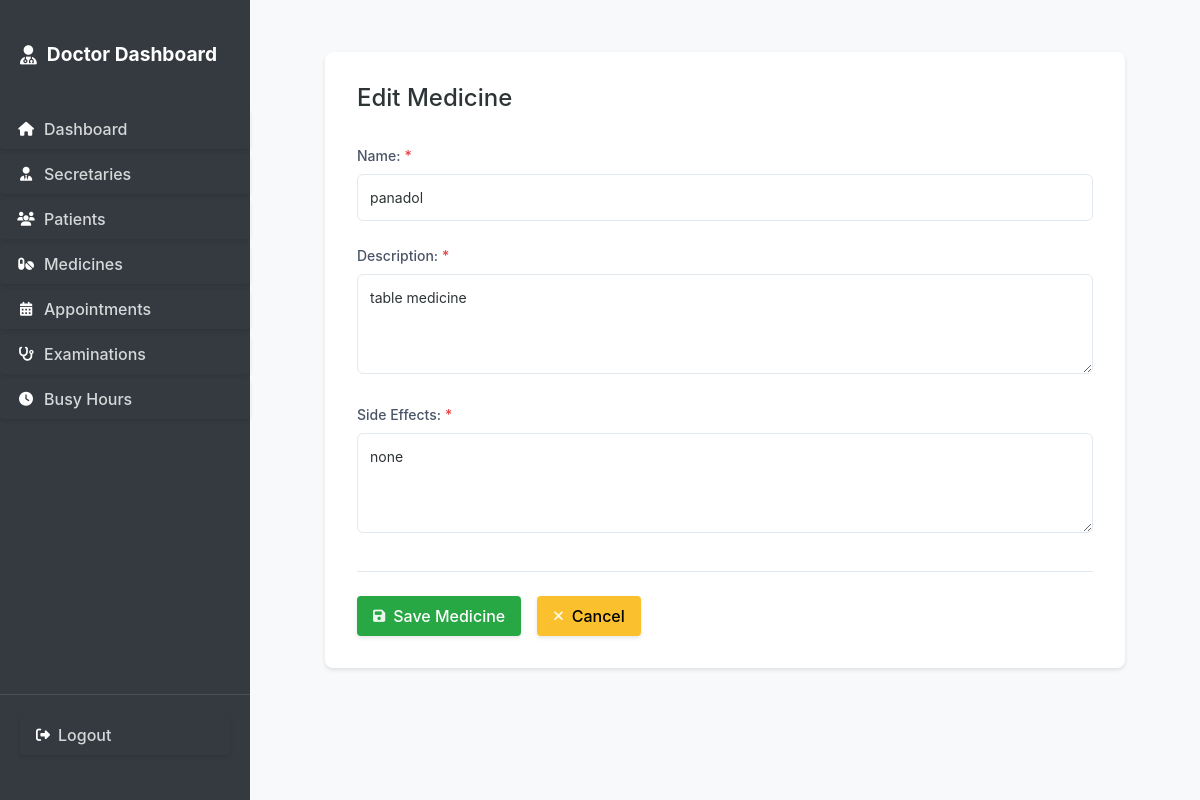
The app's page /medicines/5/edit/ (signed in) with its own data.
### secretary_dash/models.py (models this page shows, shortened)
class Medicine(models.Model):
    name = models.CharField(max_length=100)
    description = models.TextField()
    side_effects = models.TextField()
    created_at = models.DateTimeField(auto_now_add=True)
    class Meta:
        ordering = ['name']

### secretary_dash/views.py (the view)
# urls.py: path('medicines/<int:pk>/edit/', views.medicine_edit, name='medicine_edit'),
@login_required
def medicine_edit(request, pk):
    medicine = get_object_or_404(Medicine, pk=pk)
    if request.method == 'POST':
        form = MedicineForm(request.POST, instance=medicine)
        if form.is_valid():
            form.save()
            messages.success(request, 'Medicine updated successfully!')
            return redirect('secretary_dash:medicine_list')
    else:
        form = MedicineForm(instance=medicine)
    return render(request, 'secretary_dash/doctor/medicine_form.html', {'form': form, 'title': 'Edit Medicine'})

### secretary_dash/forms.py
class MedicineForm(forms.ModelForm):
    class Meta:
        model = Medicine
        fields = ['name', 'description', 'side_effects']
        widgets = {
            'description': forms.Textarea(attrs={'rows': 3}),
            'side_effects': forms.Textarea(attrs={'rows': 3}),
        }

### secretary_dash/auth.py (called while the page is built)
    def get_user(self, user_id):
        UserModel = get_user_model()
        try:
            return UserModel.objects.get(pk=user_id)
        except UserModel.DoesNotExist:
            return None

### templates/secretary_dash/doctor/medicine_form.html (shortened to what this page needs)
{% extends 'secretary_dash/common/form_base.html' %}
{% block form_content %}
<form method="post">
    <div class="form-group {% if form.name.field.required %}required-field{% endif %} {% if form.name.errors %}has-error{% endif %}">
        <label for="{{ form.name.id_for_label }}">Name:</label>
        {{ form.name }}
    </div>
    <div class="form-group {% if form.description.field.required %}required-field{% endif %} {% if form.description.errors %}has-error{% endif %}">
        <label for="{{ form.description.id_for_label }}">Description:</label>
        {{ form.description }}
    </div>
    <div class="form-group {% if form.side_effects.field.required %}required-field{% endif %} {% if form.side_effects.errors %}has-error{% endif %}">
        <label for="{{ form.side_effects.id_for_label }}">Side Effects:</label>
        {{ form.side_effects }}
    </div>
    <div class="form-actions">
        <button type="submit" class="btn btn-add">
            <i class="fas fa-save"></i>
            <span>Save Medicine</span>
        </button>
        <a href="{% url 'secretary_dash:medicine_list' %}" class="btn btn-cancel">
            <i class="fas fa-times"></i>
            <span>Cancel</span>
        </a>
    </div>
</form>
{% endblock %}

### static/css/main.css (style rules this page uses)
body { margin: 0; padding: 0; font-family: -apple-system, BlinkMacSystemFont, "Segoe UI", Roboto, "Helvetica Neue", Arial, sans-serif; background-color: #f8f9fa; }
.btn-cancel { background-color: #ffc107 !important; color: #212529 !important; }
.btn { display: inline-flex !important; align-items: center !important; gap: 0.5rem !important; padding: 0.5rem 1rem !important; border-radius: 0.25rem !important; border: none !important; cursor: pointer !important; font-weight: 500 !important; transition: all 0.2s ease !important; text-decoration: none !important; box-shadow: 0 0.125rem 0.25rem rgba(0, 0, 0, 0.1) !important; }
form:not(.user-menu form) button[type="submit"]:not(.btn-cancel):not(.btn-delete), form:not(.user-menu form) input[type="submit"]:not(.btn-cancel):not(.btn-delete) { background-color: #28a745 !important; border-color: #28a745 !important; color: white !important; }
.btn .fas, .btn .far, .btn .fab, .btn .fa { color: rgba(255, 255, 255, 0.9) !important; }
.form-group { margin-bottom: 1rem; }
.form-group label { display: block; margin-bottom: 0.5rem; }
.form-group input { width: 100%; padding: 0.5rem; border: 0.0625rem solid #ddd; border-radius: 0.25rem; }
.form-group.required-field label::after { content: "*"; color: #dc3545; margin-left: 0.25rem; }
.form-actions { display: flex; gap: 1rem; margin-top: 2rem; }
.btn-add { background-color: #2e7d32 !important; color: white !important; }
.btn-cancel { background-color: #fbc02d !important; color: #000 !important; }
.btn i { font-size: 0.875rem !important; }
.form-group { margin-bottom: 1.5rem; }
.form-group label { display: block; margin-bottom: 0.5rem; color: #4a5568; font-weight: 500; font-size: 0.875rem; }
.form-group input, .form-group select, .form-group textarea { width: 100%; padding: 0.75rem; border: 0.0625rem solid #e2e8f0; border-radius: 0.375rem; background-color: #fff; color: #2d3436; font-size: 0.875rem; transition: all 0.2s ease; }
.form-group textarea { min-height: 6.25rem; resize: vertical; }
.form-group.required-field label::after { content: "*"; color: #e53e3e; margin-left: 0.25rem; }
.form-actions { display: flex; gap: 1rem; margin-top: 2rem; padding-top: 1.5rem; border-top: 0.0625rem solid #e2e8f0; }

### records on screen
Medicine: name "panadol", description "table medicine", side_effects "none"

### other values on screen
{{ title }} "Edit Medicine"
